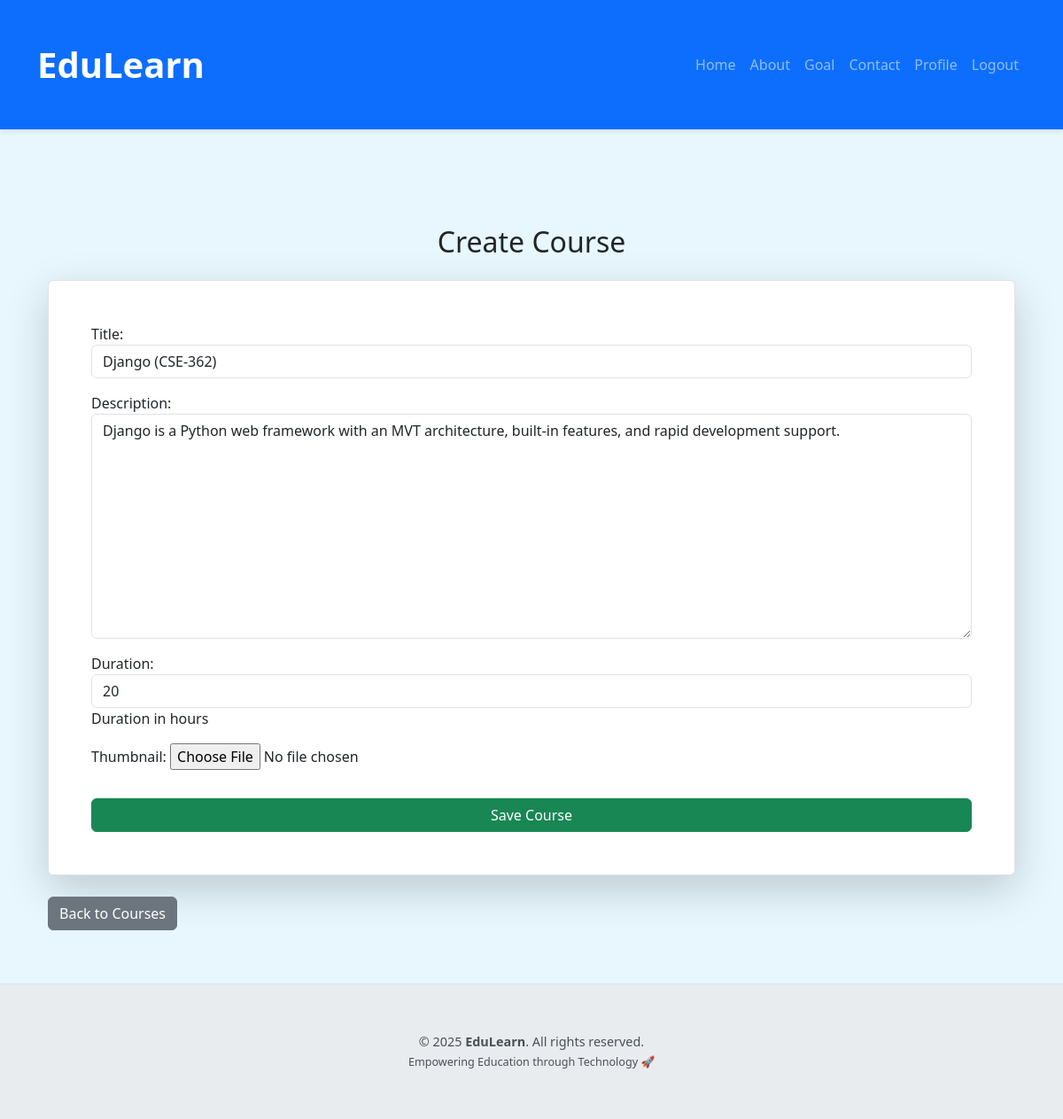
Page /1/update/ (signed in) on the committed database.
### courses/models.py (models this page shows, shortened)
class Course(models.Model):
    title = models.CharField(max_length=200)
    description = models.TextField()
    duration = models.IntegerField(help_text='Duration in hours')
    thumbnail = models.ImageField(upload_to='course_thumbnail/',storage=MediaCloudinaryStorage(),null = True, blank= True)
    created_at = models.DateTimeField(auto_now_add = True)

### courses/views.py (the view)
# urls.py: path('<int:course_id>/update/', course_update, name='course_update'),
@login_required
def course_update(request, course_id):
    course = get_object_or_404(Course, id=course_id)
    if request.method == "POST":
        form = CourseForm(request.POST, request.FILES, instance=course)
        if form.is_valid():
            form.save()
            messages.success(request, "Course updated successfully!")
            return redirect('course_list')
    else:
        form = CourseForm(instance=course)
    return render(request, 'courses/course_form.html', {'form': form})

### courses/forms.py
class CourseForm(forms.ModelForm):
    class Meta:
        model = Course
        fields = ['title', 'description', 'duration', 'thumbnail']
        widgets = {
            'title': forms.TextInput(attrs={'class': 'form-control'}),
            'description': forms.Textarea(attrs={'class': 'form-control'}),
            'duration': forms.NumberInput(attrs={'class': 'form-control'}),
        }

### Templates/courses/course_form.html (shortened to what this page needs)
{% extends "courses/base.html" %}
{% block content %}
<div class="container mt-5">
  <h2 class="text-center mb-4">{{ course.id|default:"Create" }} Course</h2>
  <form method="post" enctype="multipart/form-data" class="p-5 bg-white border rounded shadow-lg">
    <div class="mb-3">
      {{ form.as_p }}
    </div>
    <button type="submit" class="btn btn-success w-100 mt-3">Save Course</button>
  </form>
  <a href="{% url 'course_list' %}" class="btn btn-secondary mt-4">Back to Courses</a>
</div>
{% endblock %}

### Templates/courses/base.html (style rules this page uses)
body { background-color: #e7f7fd; font-family: "Segoe UI", Tahoma, Geneva, Verdana, sans-serif; }
.container { padding-top: 30px; padding-bottom: 30px; }

### rows in the picture
Course: title "Django (CSE-362)", description "Django is a Python web framework with an MVT architecture, built-in features, and rapid development support.", duration "20"

### other values in the picture
{{ course.id|default:"Create" }} "Create"
